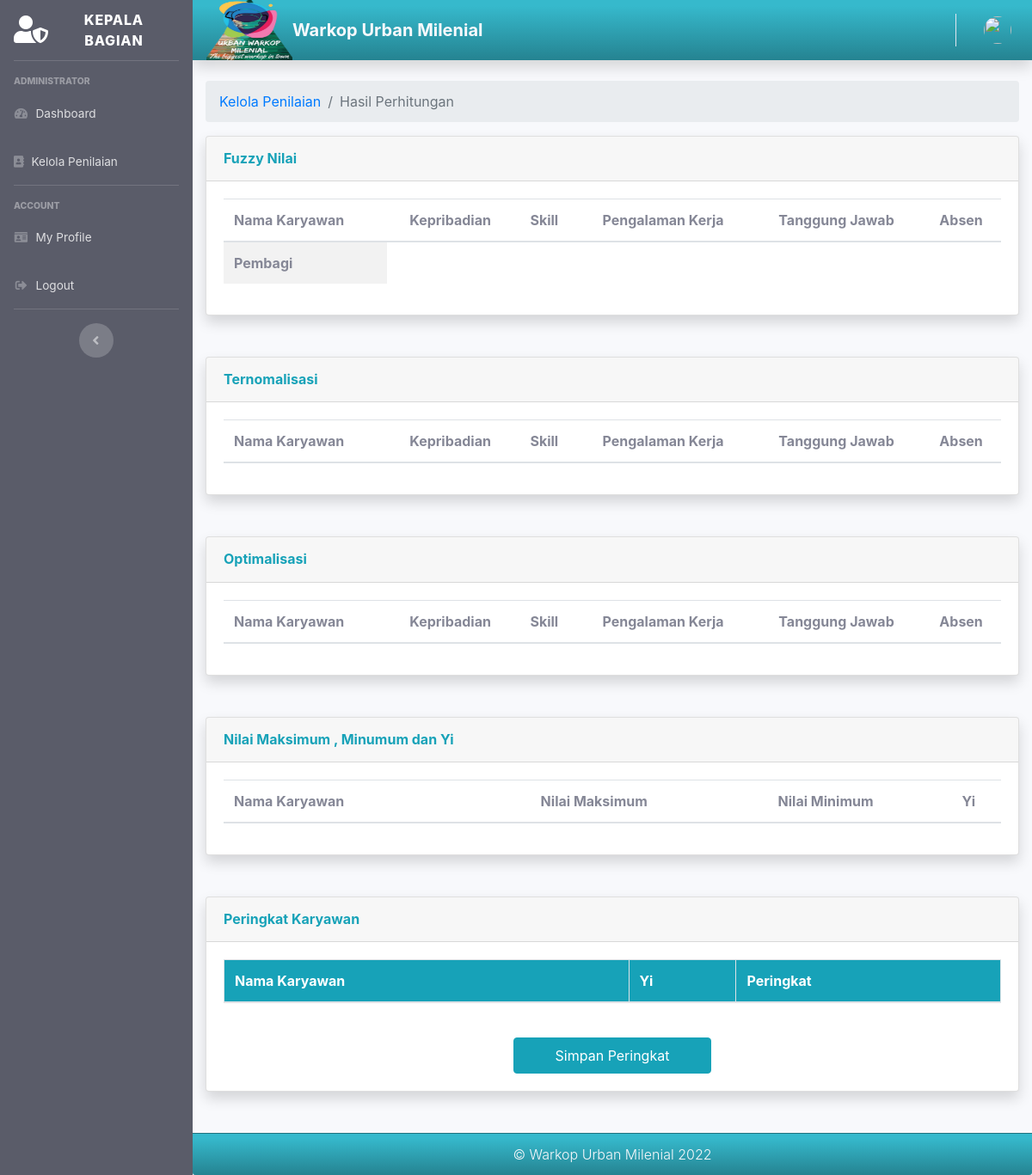
Page /index.php/kepala_bagian/hitung on the earlier database version.
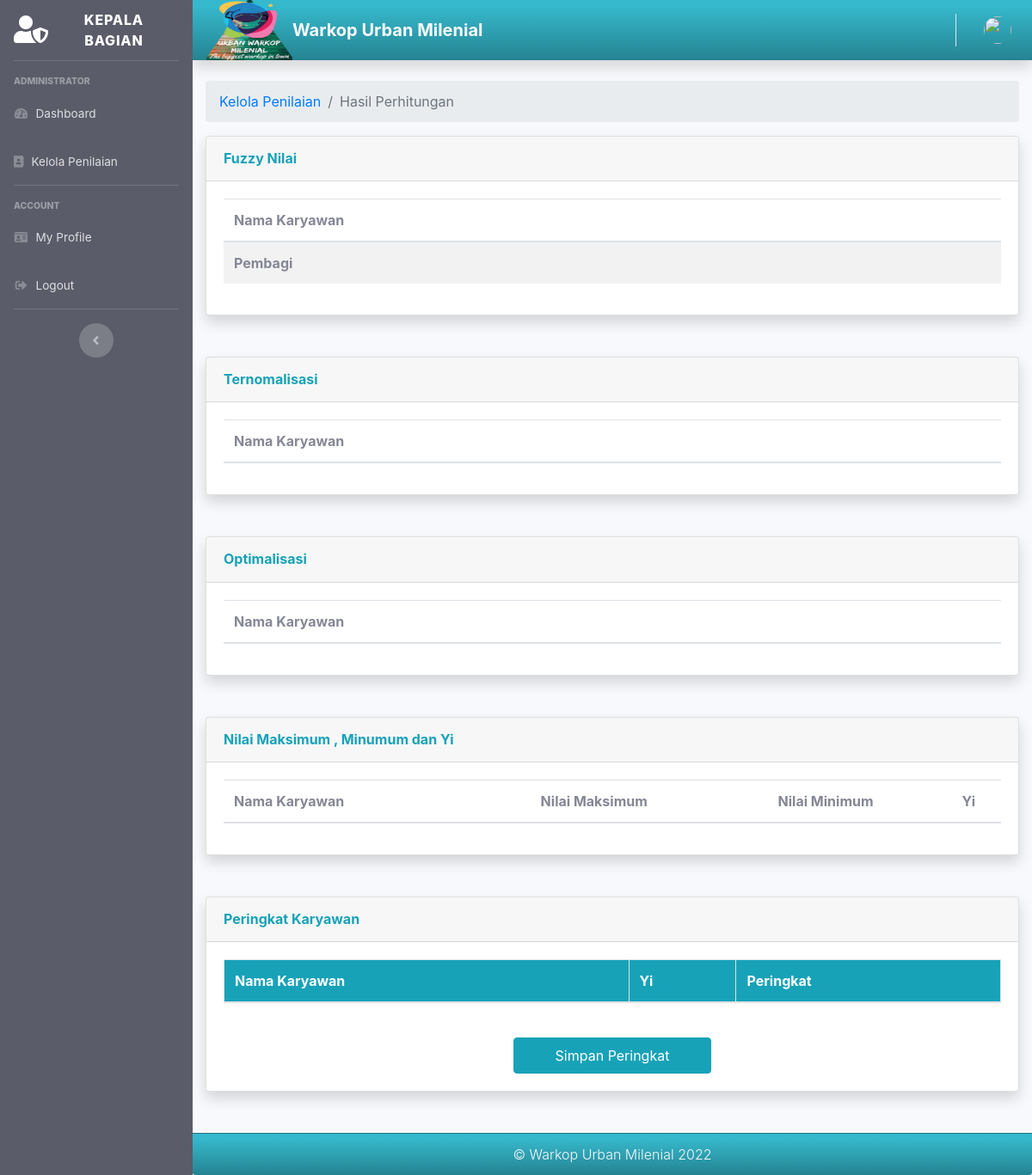
Same page on the later database version.
### tables this page shows
CREATE TABLE `tb_kriteria` (
  `id_kriteria` int(11) NOT NULL,
  `id_kategori` int(11) NOT NULL,
  `nama_kriteria` varchar(50) NOT NULL,
  `bobot_kriteria` double NOT NULL,
  `jenis_kriteria` varchar(15) NOT NULL,
  `tahun` varchar(4) NOT NULL
);

### application/controllers/Kepala_bagian.php (called while the page is built, shortened)
<?php
class Kepala_bagian extends CI_Controller
{
    public function __construct()
    {
        $this->load->model('Kriteria_model');
        $this->load->model('Kabag_model');
        $this->load->model('Karyawan_model');
        $this->load->model('Penilaian_model');
        $this->load->model('Peringkat_model');
    }
    public function hitung()
    {
        $data['user'] = $this->db->get_where('user', ['email' => $this->session->userdata('email')])->row_array();
        $data['title'] = 'Hasil Perhitungan Penilaian';
        $data['departemen'] = $this->Kabag_model->getDepartemenKabag($this->session->userdata('role_id'));
        $data['kriteria'] = $this->Kriteria_model->getKriteria();
        $bobot    = $this->Kriteria_model->getKriteriaBobot();
        $fuzzy = array();
        $x = count(reset($fuzzy));
        $pembagi = array();
        $ternormalisasi = array();
        $optimalisasi = array();
        $matrixYi = array();
        $data['pembagi']        = $pembagi;
        $data['fuzzy']          = $fuzzy;
        $data['ternormalisasi'] = $ternormalisasi;
        $data['optimalisasi']   = $optimalisasi;
        $data['bobot']          = $bobot;
        $data['matrixYi']       = $matrixYi;
        $this->load->view('templates/kabag_header', $data);
        $this->load->view('templates/kabag_sidebar', $data);
        $this->load->view('templates/kabag_topbar', $data);
        $this->load->view('kepala_bagian/hitung_penilaian', $data);
        $this->load->view('templates/kabag_footer', $data);
    }
}

### index.php (called while the page is built, shortened)
<?php
require_once BASEPATH.'core/CodeIgniter.php';

### application/models/Kriteria_model.php (called while the page is built, shortened)
<?php
class Kriteria_model extends CI_Model
{
  public function getKriteria()
  {
    $this->db->select('*')
      ->from('tb_kriteria')
      ->where('tahun', date('Y'))
      ->order_by('jenis_kriteria', 'ASC')
      ->order_by('id_kriteria', 'ASC');
    $query = $this->db->get();
    return $query->result_array();
  }
}

### application/views/kepala_bagian/hitung_penilaian.php (the view, shortened to what the changed rows need)
<div class="container-fluid">
	<div class="card shadow mb-5">
		<div class="card-body">
			<table class="table table-striped table-hover" style="width:100%">
				<thead>
					<tr>
						<th scope="col">Nama Karyawan</th>
						<?php
						foreach ($kriteria as $k) {
							echo '<th scope="col" class="text-center">' . $k['nama_kriteria'] . '</th>';
						}
						?>
					</tr>
				</thead>
				<tfood>
					<tr>
						<th scope="col">Pembagi</th>
					</tr>
				</tfood>
			</table>
		</div>
	</div>
	<div class="card shadow mb-5">
		<div class="card-body">
			<table class="table table-striped table-hover" style="width:100%">
				<thead>
					<tr>
						<th scope="col">Nama Karyawan</th>
						<?php
						foreach ($kriteria as $k) {
							echo '<th scope="col" class="text-center">' . $k['nama_kriteria'] . '</th>';
						}
						?>
					</tr>
				</thead>
			</table>
		</div>
	</div>
	<div class="card shadow mb-5">
		<div class="card-body">
			<table class="table table-striped table-hover" style="width:100%">
				<thead>
					<tr>
						<th scope="col">Nama Karyawan</th>
						<?php
						foreach ($kriteria as $k) {
							echo '<th scope="col" class="text-center">' . $k['nama_kriteria'] . '</th>';
						}
						?>
					</tr>
				</thead>
			</table>
		</div>
	</div>
	<div class="card shadow mb-5">
		<div class="card-body">
			<table class="table table-striped table-hover" style="width:100%">
				<thead>
					<tr>
						<th scope="col">Nama Karyawan</th>
						<th scope="col" class="text-center">Nilai Maksimum</th>
						<th scope="col" class="text-center">Nilai Minimum</th>
						<th scope="col" class="text-center">Yi</th>
					</tr>
				</thead>
			</table>
		</div>
	</div>
	<div class="card shadow mb-5">
		<div class="card-body">
			<?php
				$cekRank = $this->Karyawan_model->CekRankingIfNull($departemen);
				if (empty($cekRank)) {
					echo'<form action="'.base_url("kepala_bagian/simpan_peringkat").'" method="post">';
				}else{
					echo'<form action="'.base_url("kepala_bagian/reset_peringkat").'" method="post">';
				}
			?>
				<table class="table table-bordered table-hover" style="width:100%">
					<thead>
						<tr class="bg-info text-white">
							<th scope="col">Nama Karyawan</th>
							<th scope="col">Yi</th>
							<th scope="col">Peringkat</th>
						</tr>
					</thead>
			</table>
			<br>
			</form>
		</div>
	</div>
</div>
</div>

Differences in the rows shown:
removed tb_kriteria: nama_kriteria "Kepribadian"
removed tb_kriteria: nama_kriteria "Skill"
removed tb_kriteria: nama_kriteria "Pengalaman Kerja"
removed tb_kriteria: nama_kriteria "Tanggung Jawab"
removed tb_kriteria: nama_kriteria "Absen"
